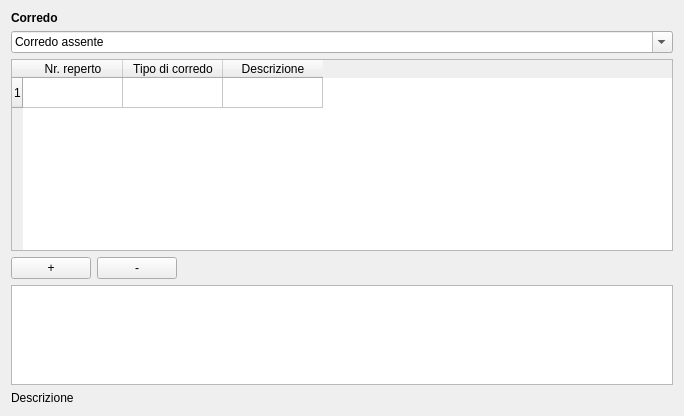
       <widget class="QWidget" name="tab_5">
        <attribute name="title">
         <string>Corredo</string>
        </attribute>
        <layout class="QGridLayout" name="gridLayout_11">
         <item row="0" column="0" colspan="2">
          <widget class="QLabel" name="label_17">
           <property name="font">
            <font>
             <weight>75</weight>
             <bold>true</bold>
            </font>
           </property>
           <property name="text">
            <string>Corredo </string>
           </property>
          </widget>
         </item>
         <item row="1" column="0" colspan="3">
          <widget class="QComboBox" name="comboBox_corredo_presenza">
           <property name="editable">
            <bool>true</bool>
           </property>
           <item>
            <property name="text">
             <string>Corredo assente</string>
            </property>
           </item>
           <item>
            <property name="text">
             <string>Corredo presente</string>
            </property>
           </item>
           <item>
            <property name="text">
             <string>Non determinabile</string>
            </property>
           </item>
          </widget>
         </item>
         <item row="2" column="0" colspan="3">
          <widget class="QTableWidget" name="tableWidget_corredo_tipo">
           <property name="frameShape">
            <enum>QFrame::StyledPanel</enum>
           </property>
           <property name="frameShadow">
            <enum>QFrame::Raised</enum>
           </property>
           <property name="verticalScrollBarPolicy">
            <enum>Qt::ScrollBarAsNeeded</enum>
           </property>
           <property name="horizontalScrollBarPolicy">
            <enum>Qt::ScrollBarAsNeeded</enum>
           </property>
           <property name="editTriggers">
            <set>QAbstractItemView::AnyKeyPressed|QAbstractItemView::DoubleClicked|QAbstractItemView::EditKeyPressed</set>
           </property>
           <property name="selectionMode">
            <enum>QAbstractItemView::SingleSelection</enum>
           </property>
           <property name="selectionBehavior">
            <enum>QAbstractItemView::SelectRows</enum>
           </property>
           <property name="rowCount">
            <number>1</number>
           </property>
           <property name="columnCount">
            <number>3</number>
           </property>
           <row/>
           <column>
            <property name="text">
             <string>Nr. reperto</string>
            </property>
           </column>
           <column>
            <property name="text">
             <string>Tipo di corredo</string>
            </property>
           </column>
           <column>
            <property name="text">
             <string>Descrizione</string>
            </property>
           </column>
          </widget>
         </item>
         <item row="3" column="0">
          <widget class="QPushButton" name="pushButton_insert_row_corredo">
           <property name="text">
            <string>+</string>
           </property>
          </widget>
         </item>
         <item row="3" column="1">
          <widget class="QPushButton" name="pushButton_remove_row_corredo">
           <property name="text">
            <string>-</string>
           </property>
          </widget>
         </item>
         <item row="3" column="2">
          <spacer name="horizontalSpacer_8">
           <property name="orientation">
            <enum>Qt::Horizontal</enum>
           </property>
           <property name="sizeHint" stdset="0">
            <size>
             <width>490</width>
             <height>20</height>
            </size>
           </property>
          </spacer>
         </item>
         <item row="4" column="0" colspan="3">
          <widget class="QTextEdit" name="textEdit_descrizione_corredo">
           <property name="maximumSize">
            <size>
             <width>16777215</width>
             <height>100</height>
            </size>
           </property>
           <property name="font">
            <font>
             <pointsize>10</pointsize>
            </font>
           </property>
           <property name="html">
            <string>&lt;!DOCTYPE HTML PUBLIC &quot;-//W3C//DTD HTML 4.0//EN&quot; &quot;http://www.w3.org/TR/REC-html40/strict.dtd&quot;&gt;
&lt;html&gt;&lt;head&gt;&lt;meta name=&quot;qrichtext&quot; content=&quot;1&quot; /&gt;&lt;style type=&quot;text/css&quot;&gt;
p, li { white-space: pre-wrap; }
&lt;/style&gt;&lt;/head&gt;&lt;body style=&quot; font-family:'MS Shell Dlg 2'; font-size:10pt; font-weight:400; font-style:normal;&quot;&gt;
&lt;p style=&quot; margin-top:0px; margin-bottom:0px; margin-left:0px; margin-right:0px; -qt-block-indent:0; text-indent:0px;&quot;&gt;&lt;span style=&quot; font-family:'Lucida Grande'; font-size:13pt;&quot;&gt;&lt;br /&gt;&lt;/span&gt;&lt;/p&gt;&lt;/body&gt;&lt;/html&gt;</string>
           </property>
          </widget>
         </item>
         <item row="5" column="0" colspan="2">
          <widget class="QLabel" name="label_9">
           <property name="text">
            <string>Descrizione </string>
           </property>
          </widget>
         </item>
        </layout>
       </widget>
